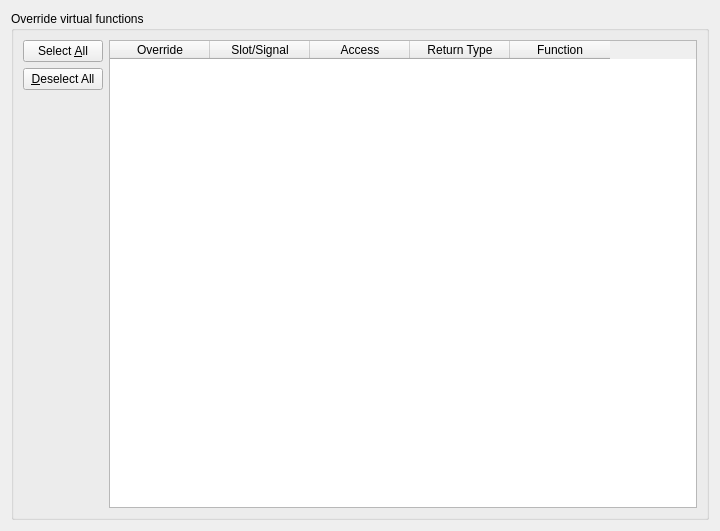
<ui version="4.0" >
 <class>OverridesDialog</class>
 <widget class="QWidget" name="OverridesDialog" >
  <property name="geometry" >
   <rect>
    <x>0</x>
    <y>0</y>
    <width>720</width>
    <height>531</height>
   </rect>
  </property>
  <layout class="QVBoxLayout" name="verticalLayout_2" >
   <item>
    <widget class="QGroupBox" name="groupBox" >
     <property name="title" >
      <string>Override virtual functions</string>
     </property>
     <property name="flat" >
      <bool>true</bool>
     </property>
     <layout class="QHBoxLayout" name="horizontalLayout" >
      <item>
       <layout class="QVBoxLayout" name="verticalLayout" >
        <item>
         <widget class="KPushButton" name="selectAllPushButton" >
          <property name="text" >
           <string>Select &amp;All</string>
          </property>
         </widget>
        </item>
        <item>
         <widget class="KPushButton" name="deselectAllPushButton" >
          <property name="text" >
           <string>&amp;Deselect All</string>
          </property>
         </widget>
        </item>
        <item>
         <spacer name="verticalSpacer_2" >
          <property name="orientation" >
           <enum>Qt::Vertical</enum>
          </property>
          <property name="sizeType" >
           <enum>QSizePolicy::Fixed</enum>
          </property>
          <property name="sizeHint" stdset="0" >
           <size>
            <width>28</width>
            <height>18</height>
           </size>
          </property>
         </spacer>
        </item>
        <item>
         <widget class="QWidget" native="1" name="extraFunctionWidget" />
        </item>
        <item>
         <spacer name="verticalSpacer" >
          <property name="orientation" >
           <enum>Qt::Vertical</enum>
          </property>
          <property name="sizeHint" stdset="0" >
           <size>
            <width>20</width>
            <height>40</height>
           </size>
          </property>
         </spacer>
        </item>
       </layout>
      </item>
      <item>
       <widget class="QTableWidget" name="overridesTable" >
        <column>
         <property name="text" >
          <string>Override</string>
         </property>
        </column>
        <column>
         <property name="text" >
          <string>Slot/Signal</string>
         </property>
        </column>
        <column>
         <property name="text" >
          <string>Access</string>
         </property>
        </column>
        <column>
         <property name="text" >
          <string>Return Type</string>
         </property>
        </column>
        <column>
         <property name="text" >
          <string>Function</string>
         </property>
        </column>
       </widget>
      </item>
     </layout>
    </widget>
   </item>
  </layout>
 </widget>
 <customwidgets>
  <customwidget>
   <class>KPushButton</class>
   <extends>QPushButton</extends>
   <header>kpushbutton.h</header>
  </customwidget>
 </customwidgets>
 <resources/>
 <connections/>
</ui>
